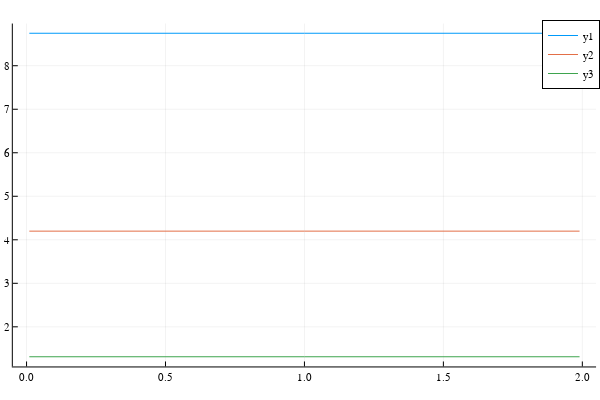

This figure's notebook cell:
### Code cell
@time K,Φ=mg1D_diffusion_k_solver(f,bc,N);
@time K,Φ=mg1D_diffusion_k_solver_lc(f,bc,N);
K
